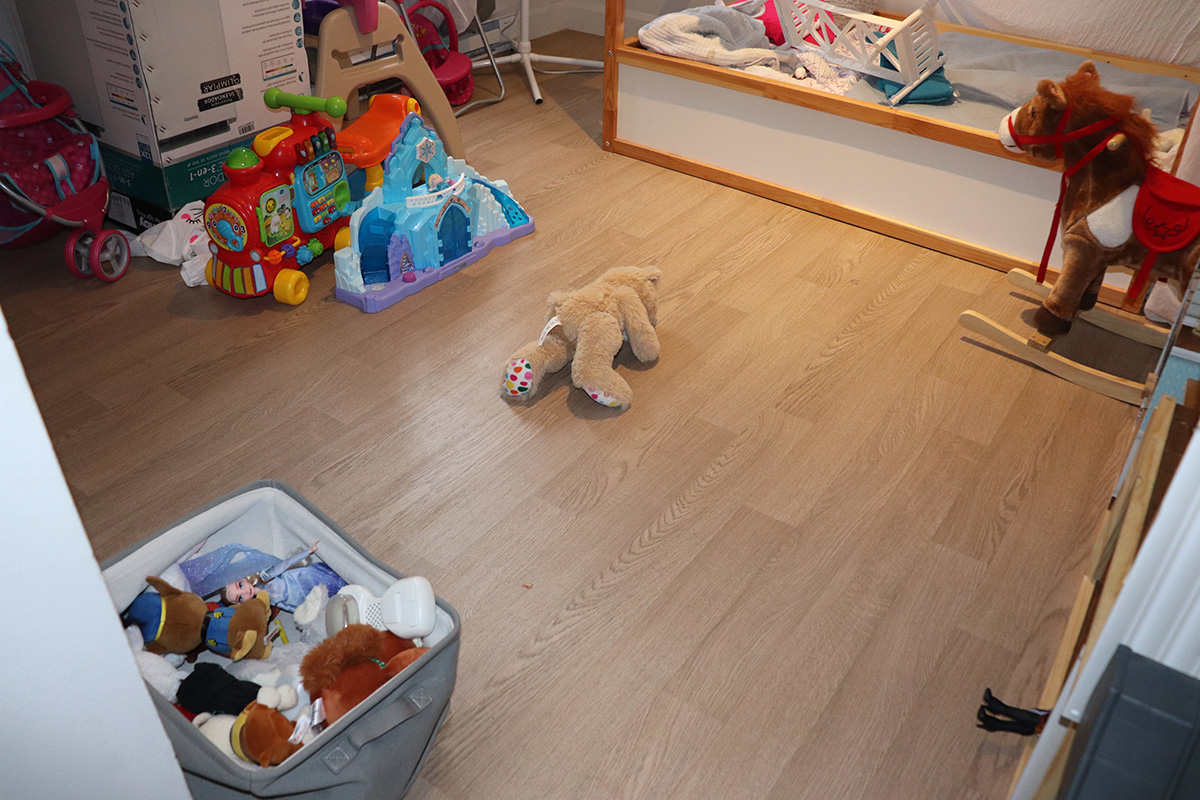
#> input picture Images_1200/Chambre/IMG_6567.jpg, 1200 x 800 px
$ python -i Clahe.py   (imports and definitions only)
#> lines starting #> are read from the running program, lines starting #| are printed output that depends on the picture
import numpy as np
import cv2
import matplotlib.pyplot as plt


def clahe_processing(path, limit=3, grid=(7, 7), gray=False):
#> called with path = 'Images_1200/Chambre/IMG_6567.jpg', limit = 3, grid = (7, 7), gray = False
    image=cv2.imread(path)
#> image is the input picture: shape (800, 1200, 3); mean B, G, R 103.3, 118.3, 142.9
    if (len(image.shape) == 2):
        image = cv2.cvtColor(image, cv2.COLOR_GRAY2BGR)
        gray = True

    clahe = cv2.createCLAHE(clipLimit=limit, tileGridSize=grid)
    lab = cv2.cvtColor(image, cv2.COLOR_BGR2LAB)
#> lab: shape (800, 1200, 3); mean of channels 0, 1, 2 131.5, 136.2, 140.6
    l, a, b = cv2.split(lab)
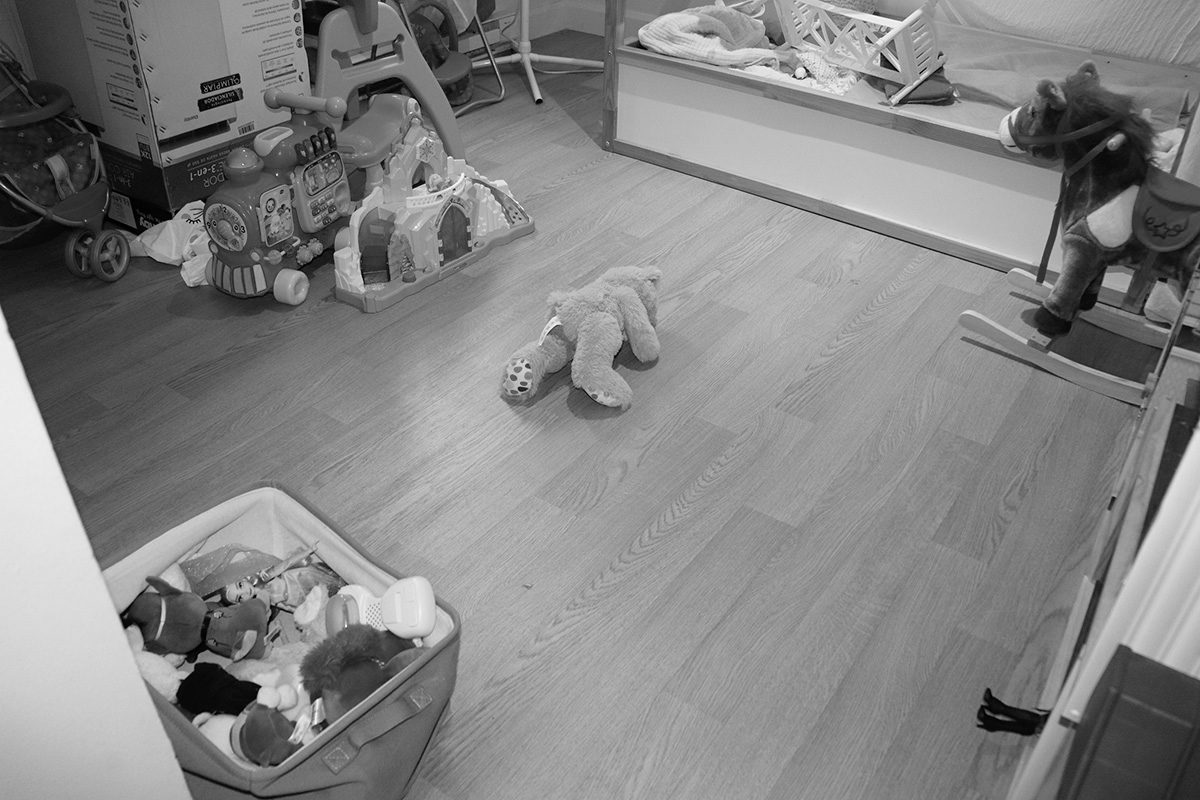
#> l: shape (800, 1200); min 0, max 254, mean 131.5
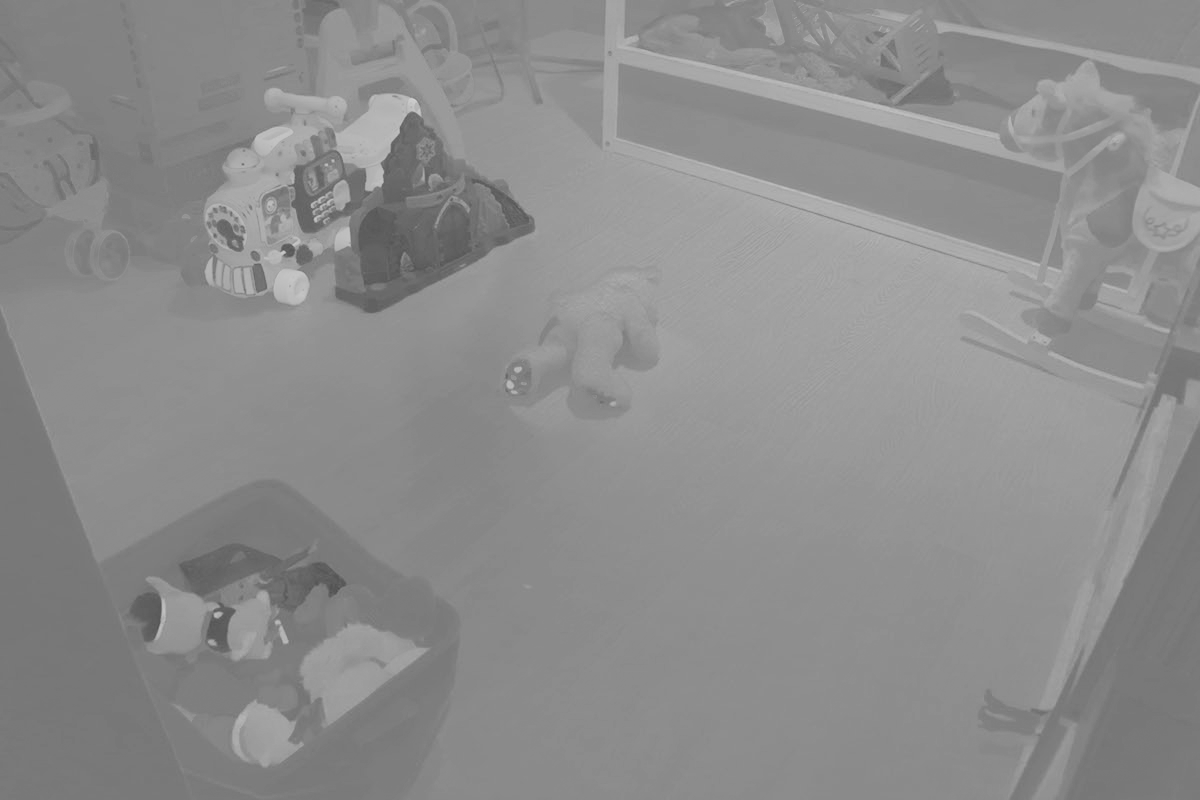
#> b: shape (800, 1200); min 77, max 210, mean 140.6

    cl = clahe.apply(l)
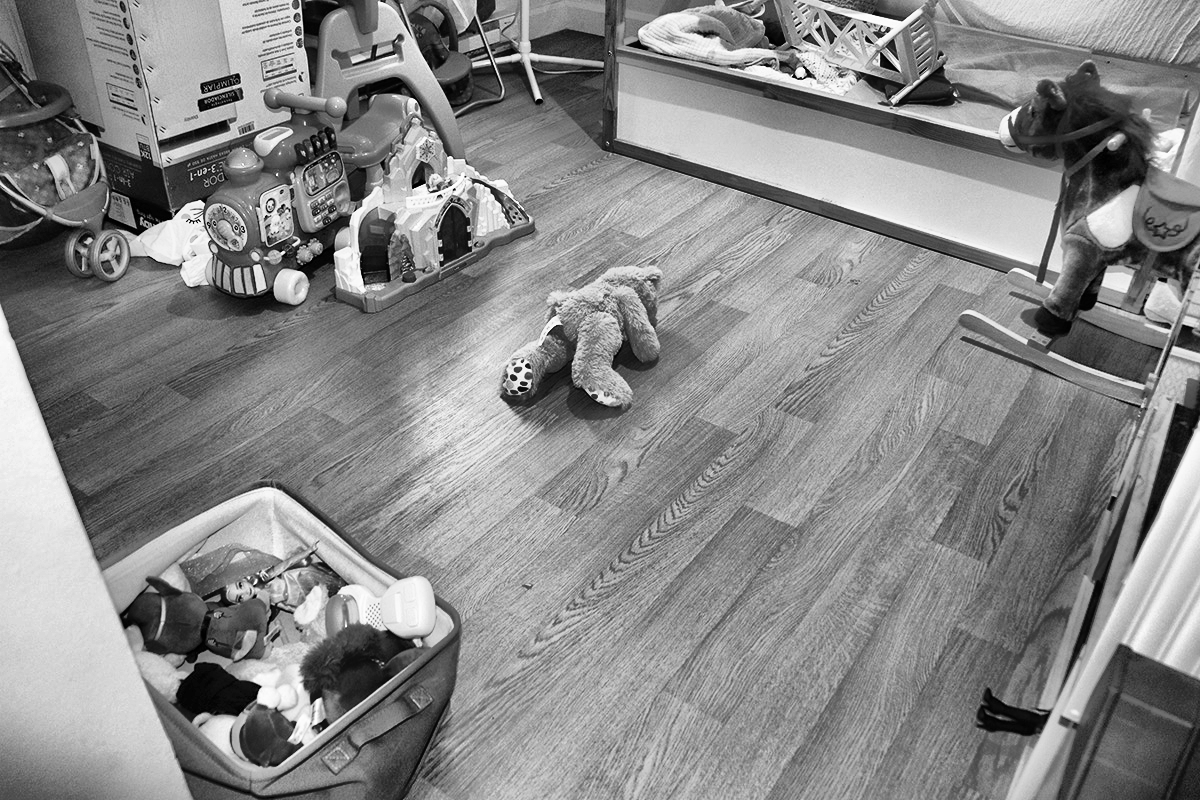
#> cl: shape (800, 1200); min 0, max 255, mean 136.4
    limg = cv2.merge((cl, a, b))
#> limg: shape (800, 1200, 3); mean of channels 0, 1, 2 136.4, 136.2, 140.6

    image = cv2.cvtColor(limg, cv2.COLOR_LAB2RGB)
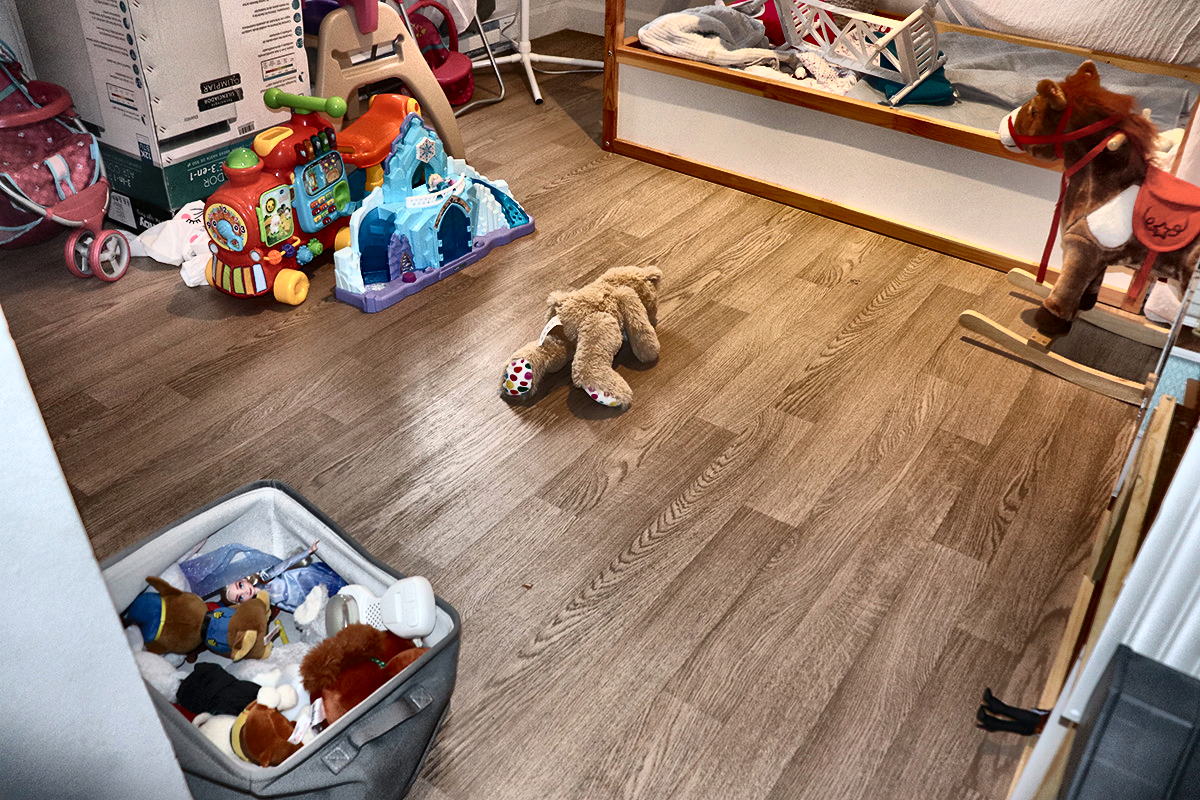
#> image: shape (800, 1200, 3); mean R, G, B 148.4, 124.1, 108.8
    if gray:
        image = cv2.cvtColor(image, cv2.COLOR_BGR2GRAY)

    return np.uint8(image)

def clahe_processing2(path, clipl=2.0):
    # create a CLAHE object (Arguments are optional).
    clahe = cv2.createCLAHE(clipLimit=clipl, tileGridSize=(8, 8))
    # img = cv2.imread(path,0)  # conversion en niveau de gris : plus mtn
    img = cv2.imread(path)
    lab = img
    cv2.cvtColor(lab, cv2.COLOR_BGR2Lab)
    L,A,B = cv2.split(lab)

    cl1 = clahe.apply(L)
    lab=cv2.merge((cl1,A,B))
    lab2color=cv2.cvtColor(lab,cv2.COLOR_LAB2BGR)
    return np.uint8(lab2color)


#  : L*a*b* -> egalisation de L et refusion

def show_with_matplotlib(img, title="matplolib"):
    """Shows an image using matplotlib capabilities"""

    # Convert BGR image to RGB:
    img_RGB = img[:, :, ::-1]

    # Show the image using matplotlib:
    plt.figure()
    plt.imshow(img_RGB)
    plt.title(title)
    plt.show()
    cv2.waitKey()


def show_with_cv(img, title="CVCV"):
    plt.figure()
    cv2.imshow(title, img)


class ImgProc:
    def __init__(self, name):
        self.name = name

    def printImage(self, path):
        img = cv2.imread(path)
        # cv2.imshow(self.name, img)
        show_with_matplotlib(img)

>>> result = clahe_processing('Images_1200/Chambre/IMG_6567.jpg')

$ run again, on Images_1200/Chambre/IMG_6570.jpg
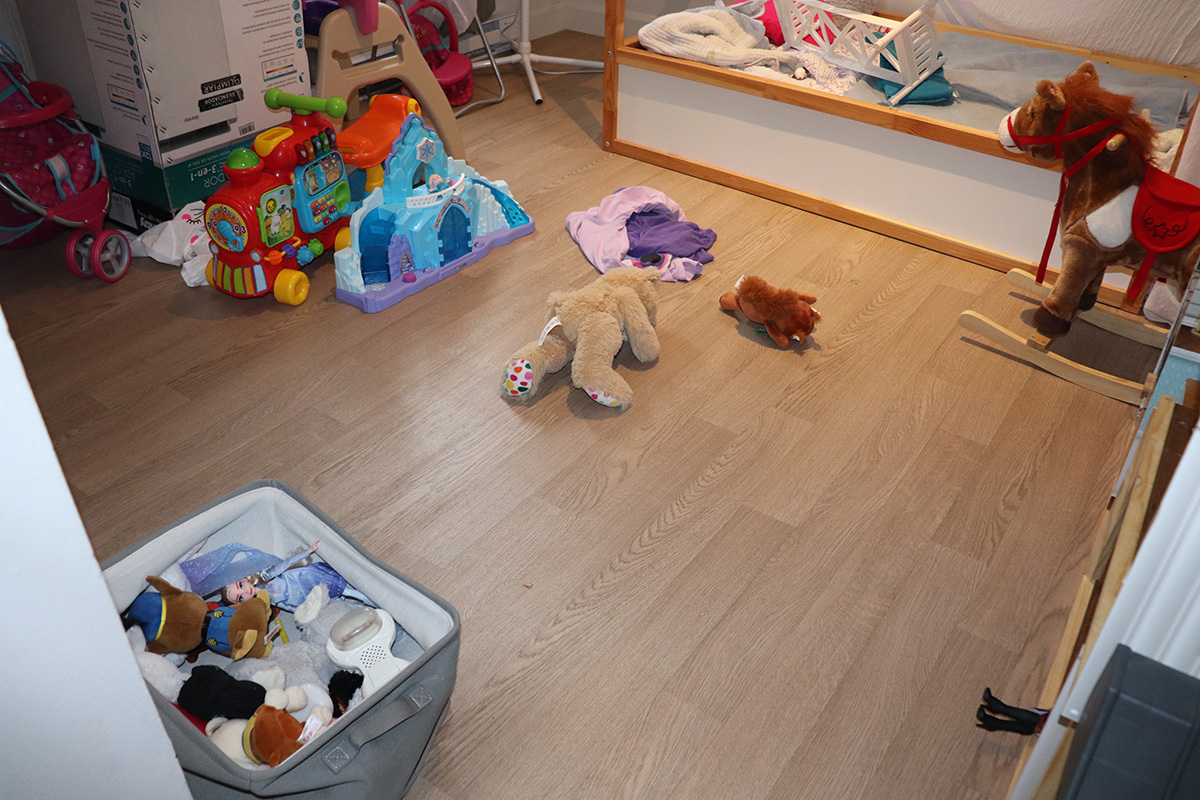
#> input picture Images_1200/Chambre/IMG_6570.jpg, 1200 x 800 px
#> in clahe_processing, image is the input picture: shape (800, 1200, 3); mean B, G, R 106.5, 119.5, 142.6
#> lab: shape (800, 1200, 3); mean of channels 0, 1, 2 132.4, 135.9, 139.2
#> in clahe_processing, `cl = clahe.apply(l)`:
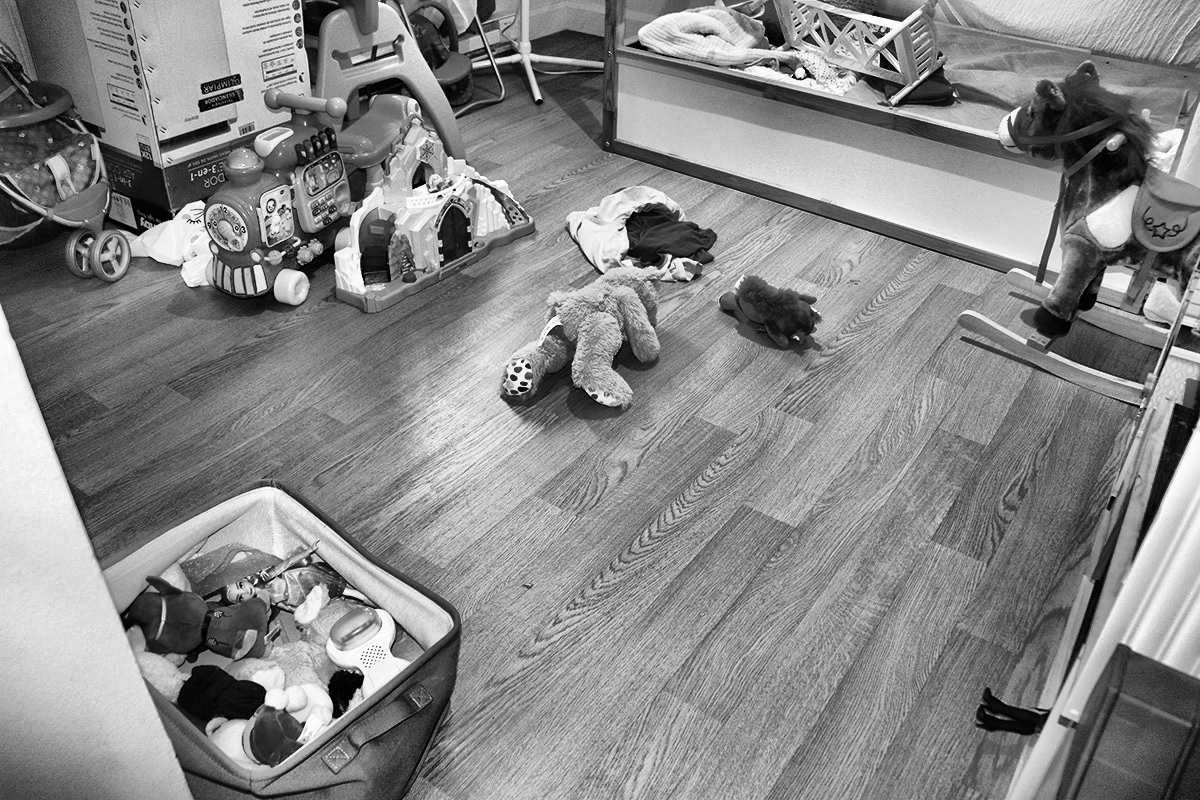
#> cl: shape (800, 1200); min 0, max 255, mean 135.5
#> limg: shape (800, 1200, 3); mean of channels 0, 1, 2 135.5, 135.9, 139.2
#> in clahe_processing, `image = cv2.cvtColor(limg, cv2.COLOR_LAB2RGB)`:
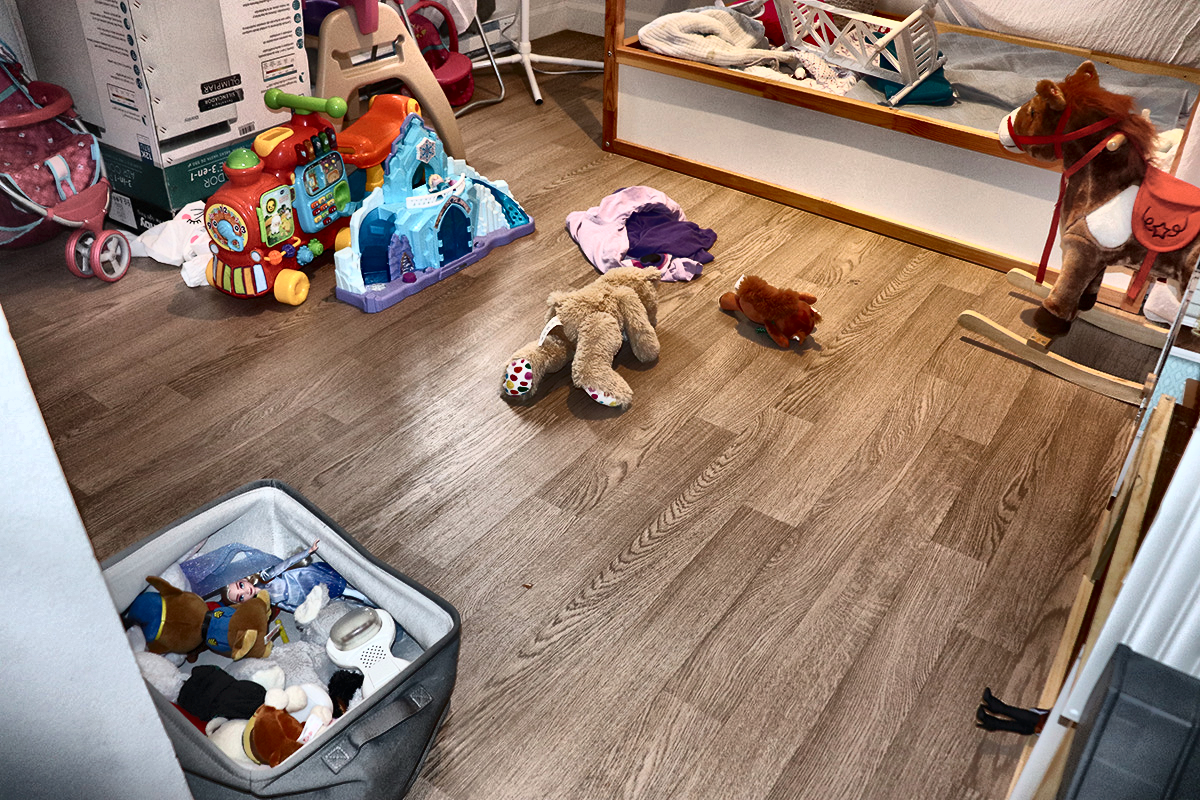
#> image: shape (800, 1200, 3); mean R, G, B 146.4, 123.6, 110.4
